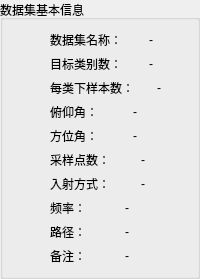
                 <widget class="QGroupBox" name="groupBox_4">
                  <property name="title">
                   <string>数据集基本信息</string>
                  </property>
                  <layout class="QVBoxLayout" name="verticalLayout_10">
                   <item>
                    <layout class="QHBoxLayout" name="horizontalLayout_28">
                     <item>
                      <widget class="QLabel" name="label_62">
                       <property name="minimumSize">
                        <size>
                         <width>30</width>
                         <height>0</height>
                        </size>
                       </property>
                       <property name="maximumSize">
                        <size>
                         <width>30</width>
                         <height>16777215</height>
                        </size>
                       </property>
                       <property name="text">
                        <string/>
                       </property>
                      </widget>
                     </item>
                     <item>
                      <widget class="QLabel" name="label_47">
                       <property name="text">
                        <string>数据集名称：</string>
                       </property>
                      </widget>
                     </item>
                     <item>
                      <widget class="QLabel" name="label">
                       <property name="text">
                        <string/>
                       </property>
                      </widget>
                     </item>
                     <item>
                      <widget class="QLabel" name="label_sense_datasetName">
                       <property name="text">
                        <string>-</string>
                       </property>
                      </widget>
                     </item>
                     <item>
                      <widget class="QLabel" name="label_65">
                       <property name="minimumSize">
                        <size>
                         <width>10</width>
                         <height>0</height>
                        </size>
                       </property>
                       <property name="text">
                        <string/>
                       </property>
                      </widget>
                     </item>
                    </layout>
                   </item>
                   <item>
                    <layout class="QHBoxLayout" name="horizontalLayout_21">
                     <item>
                      <widget class="QLabel" name="label_59">
                       <property name="minimumSize">
                        <size>
                         <width>30</width>
                         <height>0</height>
                        </size>
                       </property>
                       <property name="maximumSize">
                        <size>
                         <width>30</width>
                         <height>16777215</height>
                        </size>
                       </property>
                       <property name="text">
                        <string/>
                       </property>
                      </widget>
                     </item>
                     <item>
                      <widget class="QLabel" name="label_46">
                       <property name="text">
                        <string>目标类别数：</string>
                       </property>
                      </widget>
                     </item>
                     <item>
                      <widget class="QLabel" name="label_114">
                       <property name="text">
                        <string/>
                       </property>
                      </widget>
                     </item>
                     <item>
                      <widget class="QLabel" name="label_sense_claNum">
                       <property name="text">
                        <string>-</string>
                       </property>
                      </widget>
                     </item>
                     <item>
                      <widget class="QLabel" name="label_48">
                       <property name="minimumSize">
                        <size>
                         <width>10</width>
                         <height>0</height>
                        </size>
                       </property>
                       <property name="text">
                        <string/>
                       </property>
                      </widget>
                     </item>
                    </layout>
                   </item>
                   <item>
                    <layout class="QHBoxLayout" name="horizontalLayout_26">
                     <item>
                      <widget class="QLabel" name="label_60">
                       <property name="minimumSize">
                        <size>
                         <width>30</width>
                         <height>0</height>
                        </size>
                       </property>
                       <property name="maximumSize">
                        <size>
                         <width>30</width>
                         <height>16777215</height>
                        </size>
                       </property>
                       <property name="text">
                        <string/>
                       </property>
                      </widget>
                     </item>
                     <item>
                      <widget class="QLabel" name="label_61">
                       <property name="text">
                        <string>每类下样本数：</string>
                       </property>
                      </widget>
                     </item>
                     <item>
                      <widget class="QLabel" name="label_104">
                       <property name="text">
                        <string/>
                       </property>
                      </widget>
                     </item>
                     <item>
                      <widget class="QLabel" name="label_sense_targetNumEachCla">
                       <property name="text">
                        <string>-</string>
                       </property>
                      </widget>
                     </item>
                     <item>
                      <widget class="QLabel" name="label_63">
                       <property name="minimumSize">
                        <size>
                         <width>10</width>
                         <height>0</height>
                        </size>
                       </property>
                       <property name="text">
                        <string/>
                       </property>
                      </widget>
                     </item>
                    </layout>
                   </item>
                   <item>
                    <layout class="QHBoxLayout" name="horizontalLayout_13">
                     <item>
                      <widget class="QLabel" name="label_41">
                       <property name="minimumSize">
                        <size>
                         <width>30</width>
                         <height>0</height>
                        </size>
                       </property>
                       <property name="maximumSize">
                        <size>
                         <width>30</width>
                         <height>16777215</height>
                        </size>
                       </property>
                       <property name="text">
                        <string/>
                       </property>
                      </widget>
                     </item>
                     <item>
                      <widget class="QLabel" name="label_19">
                       <property name="text">
                        <string>俯仰角：</string>
                       </property>
                      </widget>
                     </item>
                     <item>
                      <widget class="QLabel" name="label_115">
                       <property name="text">
                        <string/>
                       </property>
                      </widget>
                     </item>
                     <item>
                      <widget class="QLabel" name="label_sense_pitchAngle">
                       <property name="text">
                        <string>-</string>
                       </property>
                      </widget>
                     </item>
                     <item>
                      <widget class="QLabel" name="label_31">
                       <property name="minimumSize">
                        <size>
                         <width>10</width>
                         <height>0</height>
                        </size>
                       </property>
                       <property name="text">
                        <string/>
                       </property>
                      </widget>
                     </item>
                    </layout>
                   </item>
                   <item>
                    <layout class="QHBoxLayout" name="horizontalLayout_14">
                     <item>
                      <widget class="QLabel" name="label_40">
                       <property name="minimumSize">
                        <size>
                         <width>30</width>
                         <height>0</height>
                        </size>
                       </property>
                       <property name="maximumSize">
                        <size>
                         <width>30</width>
                         <height>16777215</height>
                        </size>
                       </property>
                       <property name="text">
                        <string/>
                       </property>
                      </widget>
                     </item>
                     <item>
                      <widget class="QLabel" name="label_21">
                       <property name="text">
                        <string>方位角：</string>
                       </property>
                      </widget>
                     </item>
                     <item>
                      <widget class="QLabel" name="label_116">
                       <property name="text">
                        <string/>
                       </property>
                      </widget>
                     </item>
                     <item>
                      <widget class="QLabel" name="label_sense_azimuthAngle">
                       <property name="text">
                        <string>-</string>
                       </property>
                      </widget>
                     </item>
                     <item>
                      <widget class="QLabel" name="label_36">
                       <property name="minimumSize">
                        <size>
                         <width>10</width>
                         <height>0</height>
                        </size>
                       </property>
                       <property name="text">
                        <string/>
                       </property>
                      </widget>
                     </item>
                    </layout>
                   </item>
                   <item>
                    <layout class="QHBoxLayout" name="horizontalLayout_15">
                     <item>
                      <widget class="QLabel" name="label_39">
                       <property name="minimumSize">
                        <size>
                         <width>30</width>
                         <height>0</height>
                        </size>
                       </property>
                       <property name="maximumSize">
                        <size>
                         <width>30</width>
                         <height>16777215</height>
                        </size>
                       </property>
                       <property name="text">
                        <string/>
                       </property>
                      </widget>
                     </item>
                     <item>
                      <widget class="QLabel" name="label_23">
                       <property name="text">
                        <string>采样点数：</string>
                       </property>
                      </widget>
                     </item>
                     <item>
                      <widget class="QLabel" name="label_117">
                       <property name="text">
                        <string/>
                       </property>
                      </widget>
                     </item>
                     <item>
                      <widget class="QLabel" name="label_sense_samplingNum">
                       <property name="text">
                        <string>-</string>
                       </property>
                      </widget>
                     </item>
                     <item>
                      <widget class="QLabel" name="label_35">
                       <property name="minimumSize">
                        <size>
                         <width>10</width>
                         <height>0</height>
                        </size>
                       </property>
                       <property name="text">
                        <string/>
                       </property>
                      </widget>
                     </item>
                    </layout>
                   </item>
                   <item>
                    <layout class="QHBoxLayout" name="horizontalLayout_17">
                     <item>
                      <widget class="QLabel" name="label_38">
                       <property name="minimumSize">
                        <size>
                         <width>30</width>
                         <height>0</height>
                        </size>
                       </property>
                       <property name="maximumSize">
                        <size>
                         <width>30</width>
                         <height>16777215</height>
                        </size>
                       </property>
                       <property name="text">
                        <string/>
                       </property>
                      </widget>
                     </item>
                     <item>
                      <widget class="QLabel" name="label_27">
                       <property name="text">
                        <string>入射方式：</string>
                       </property>
                      </widget>
                     </item>
                     <item>
                      <widget class="QLabel" name="label_118">
                       <property name="text">
                        <string/>
                       </property>
                      </widget>
                     </item>
                     <item>
                      <widget class="QLabel" name="label_sense_incidentMode">
                       <property name="text">
                        <string>-</string>
                       </property>
                      </widget>
                     </item>
                     <item>
                      <widget class="QLabel" name="label_34">
                       <property name="minimumSize">
                        <size>
                         <width>10</width>
                         <height>0</height>
                        </size>
                       </property>
                       <property name="text">
                        <string/>
                       </property>
                      </widget>
                     </item>
                    </layout>
                   </item>
                   <item>
                    <layout class="QHBoxLayout" name="horizontalLayout_18">
                     <item>
                      <widget class="QLabel" name="label_37">
                       <property name="minimumSize">
                        <size>
                         <width>30</width>
                         <height>0</height>
                        </size>
                       </property>
                       <property name="maximumSize">
                        <size>
                         <width>30</width>
                         <height>16777215</height>
                        </size>
                       </property>
                       <property name="text">
                        <string/>
                       </property>
                      </widget>
                     </item>
                     <item>
                      <widget class="QLabel" name="label_29">
                       <property name="text">
                        <string>频率：</string>
                       </property>
                      </widget>
                     </item>
                     <item>
                      <widget class="QLabel" name="label_142">
                       <property name="text">
                        <string/>
                       </property>
                      </widget>
                     </item>
                     <item>
                      <widget class="QLabel" name="label_sense_freq">
                       <property name="text">
                        <string>-</string>
                       </property>
                      </widget>
                     </item>
                     <item>
                      <widget class="QLabel" name="label_33">
                       <property name="minimumSize">
                        <size>
                         <width>10</width>
                         <height>0</height>
                        </size>
                       </property>
                       <property name="text">
                        <string/>
                       </property>
                      </widget>
                     </item>
                    </layout>
                   </item>
                   <item>
                    <layout class="QHBoxLayout" name="horizontalLayout_27">
                     <item>
                      <widget class="QLabel" name="label_43">
                       <property name="minimumSize">
                        <size>
                         <width>30</width>
                         <height>0</height>
                        </size>
                       </property>
                       <property name="maximumSize">
                        <size>
                         <width>30</width>
                         <height>16777215</height>
                        </size>
                       </property>
                       <property name="text">
                        <string/>
                       </property>
                      </widget>
                     </item>
                     <item>
                      <widget class="QLabel" name="label_64">
                       <property name="text">
                        <string>路径：</string>
                       </property>
                      </widget>
                     </item>
                     <item>
                      <widget class="QLabel" name="label_143">
                       <property name="text">
                        <string/>
                       </property>
                      </widget>
                     </item>
                     <item>
                      <widget class="QLabel" name="label_sense_PATH">
                       <property name="text">
                        <string>-</string>
                       </property>
                      </widget>
                     </item>
                     <item>
                      <widget class="QLabel" name="label_66">
                       <property name="minimumSize">
                        <size>
                         <width>10</width>
                         <height>0</height>
                        </size>
                       </property>
                       <property name="text">
                        <string/>
                       </property>
                      </widget>
                     </item>
                    </layout>
                   </item>
                   <item>
                    <layout class="QHBoxLayout" name="horizontalLayout_25">
                     <item>
                      <widget class="QLabel" name="label_58">
                       <property name="minimumSize">
                        <size>
                         <width>30</width>
                         <height>0</height>
                        </size>
                       </property>
                       <property name="maximumSize">
                        <size>
                         <width>30</width>
                         <height>16777215</height>
                        </size>
                       </property>
                       <property name="text">
                        <string/>
                       </property>
                      </widget>
                     </item>
                     <item>
                      <widget class="QLabel" name="label_32">
                       <property name="text">
                        <string>备注：</string>
                       </property>
                      </widget>
                     </item>
                     <item>
                      <widget class="QLabel" name="label_145">
                       <property name="text">
                        <string/>
                       </property>
                      </widget>
                     </item>
                     <item>
                      <widget class="QLabel" name="label_sense_note">
                       <property name="text">
                        <string>-</string>
                       </property>
                      </widget>
                     </item>
                     <item>
                      <widget class="QLabel" name="label_57">
                       <property name="minimumSize">
                        <size>
                         <width>10</width>
                         <height>0</height>
                        </size>
                       </property>
                       <property name="text">
                        <string/>
                       </property>
                      </widget>
                     </item>
                    </layout>
                   </item>
                   <item>
                    <layout class="QHBoxLayout" name="horizontalLayout_29"/>
                   </item>
                  </layout>
                 </widget>
